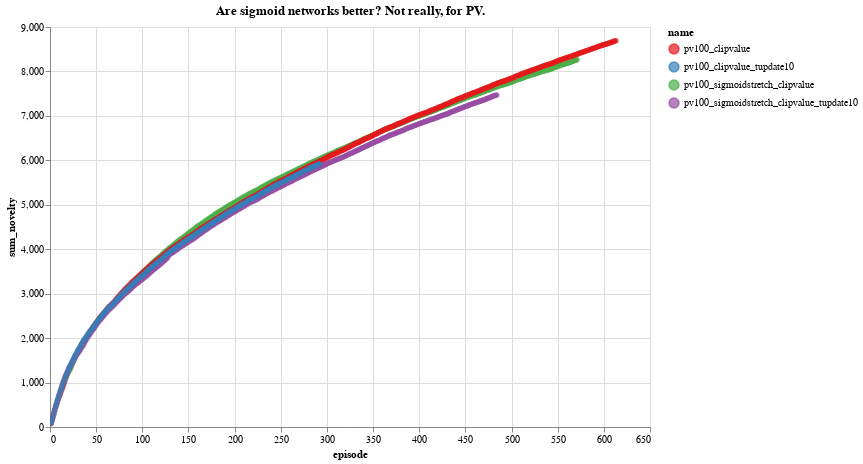

The notebook cell saved with this chart:
### Code cell
jobs = [
    'pv100_sigmoidstretch_clipvalue',
    'pv100_clipvalue',
    'pv100_sigmoidstretch_clipvalue_tupdate10',
    'pv100_clipvalue_tupdate10',
]
data = pd.concat([load_jobs(j) for j in jobs], sort=False)

subset = data
subset = subset[subset['eval'] == False]
subset = subset[subset['episode'] <= 1000]
chart = alt.Chart(subset, title="Are sigmoid networks better? Not really, for PV.").mark_line().encode(
    x='episode',
    y='sum_novelty:Q',
    color='name',
    detail='eval',
    tooltip=['episode', 'score', 'novelty_score']
).transform_window(
    sum_novelty='sum(novelty_score)',
    frame=[None, 0],
    groupby=['name']
).transform_window(
    rolling_mean_score='mean(score)',
    frame=[-5, 0],
    groupby=['name']
).transform_window(
    rolling_mean_novelty='mean(novelty_score)',
    frame=[-5, 0],
    groupby=['name']
)

chart + chart.mark_circle().encode().interactive()

### Figure 1 — Vega-Lite specification as saved in the notebook (floating-point values rounded to 4 significant figures; data arrays with more than 128 entries replaced by an {"elided": "..."} marker saying what was removed)
{"config": {"view": {"height": 400, "width": 600}, "range": {"category": {"scheme": "set1"}, "ordinal": {"scheme": "set1"}}, "legend": {"labelLimit": 0}, "background": "white"}, "layer": [{"mark": "line", "encoding": {"color": {"type": "nominal", "field": "name"}, "detail": {"type": "nominal", "field": "eval"}, "tooltip": [{"type": "quantitative", "field": "episode"}, {"type": "quantitative", "field": "score"}, {"type": "quantitative", "field": "novelty_score"}], "x": {"type": "quantitative", "field": "episode"}, "y": {"type": "quantitative", "field": "sum_novelty"}}, "title": "Are sigmoid networks better? Not really, for PV.", "transform": [{"window": [{"op": "sum", "field": "novelty_score", "as": "sum_novelty"}], "frame": [null, 0], "groupby": ["name"]}, {"window": [{"op": "mean", "field": "score", "as": "rolling_mean_score"}], "frame": [-5, 0], "groupby": ["name"]}, {"window": [{"op": "mean", "field": "novelty_score", "as": "rolling_mean_novelty"}], "frame": [-5, 0], "groupby": ["name"]}]}, {"mark": "circle", "encoding": {"color": {"type": "nominal", "field": "name"}, "detail": {"type": "nominal", "field": "eval"}, "tooltip": [{"type": "quantitative", "field": "episode"}, {"type": "quantitative", "field": "score"}, {"type": "quantitative", "field": "novelty_score"}], "x": {"type": "quantitative", "field": "episode"}, "y": {"type": "quantitative", "field": "sum_novelty"}}, "selection": {"selector179": {"type": "interval", "bind": "scales", "encodings": ["x", "y"]}}, "title": "Are sigmoid networks better? Not really, for PV.", "transform": [{"window": [{"op": "sum", "field": "novelty_score", "as": "sum_novelty"}], "frame": [null, 0], "groupby": ["name"]}, {"window": [{"op": "mean", "field": "score", "as": "rolling_mean_score"}], "frame": [-5, 0], "groupby": ["name"]}, {"window": [{"op": "mean", "field": "novelty_score", "as": "rolling_mean_novelty"}], "frame": [-5, 0], "groupby": ["name"]}]}], "data": {"name": "data-47ac4610e154fba8937e46bd8cd8c2ce"}, "$schema": "https://vega.github.io/schema/vega-lite/v4.8.1.json", "datasets": {"data-47ac4610e154fba8937e46bd8cd8c2ce": {"elided": "1960 records"}}}
